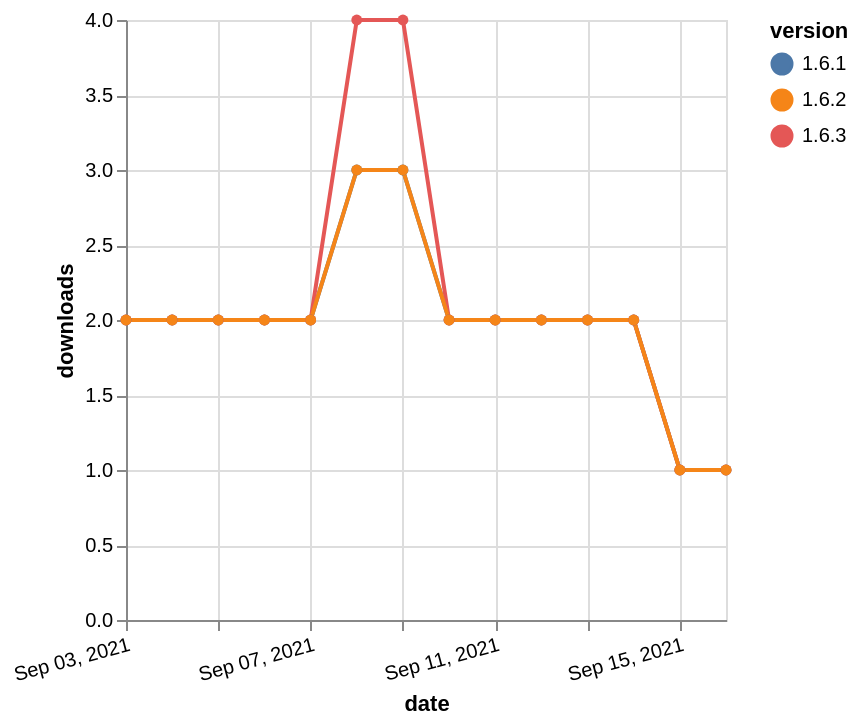

The Vega-Lite source for this figure:
### Vega-Lite specification from a JSON file in a GitHub repository (floating-point values rounded to 4 significant figures)
{"$schema": "https://vega.github.io/schema/vega-lite/v5.json", "description": "A simple bar chart with embedded data.", "data": {"values": [{"date": "2021-09-03", "total": 2073, "delta": 2, "version": "1.6.1"}, {"date": "2021-09-04", "total": 2075, "delta": 2, "version": "1.6.1"}, {"date": "2021-09-05", "total": 2077, "delta": 2, "version": "1.6.1"}, {"date": "2021-09-06", "total": 2079, "delta": 2, "version": "1.6.1"}, {"date": "2021-09-07", "total": 2081, "delta": 2, "version": "1.6.1"}, {"date": "2021-09-08", "total": 2084, "delta": 3, "version": "1.6.1"}, {"date": "2021-09-09", "total": 2087, "delta": 3, "version": "1.6.1"}, {"date": "2021-09-10", "total": 2089, "delta": 2, "version": "1.6.1"}, {"date": "2021-09-11", "total": 2091, "delta": 2, "version": "1.6.1"}, {"date": "2021-09-12", "total": 2093, "delta": 2, "version": "1.6.1"}, {"date": "2021-09-13", "total": 2095, "delta": 2, "version": "1.6.1"}, {"date": "2021-09-14", "total": 2097, "delta": 2, "version": "1.6.1"}, {"date": "2021-09-15", "total": 2098, "delta": 1, "version": "1.6.1"}, {"date": "2021-09-16", "total": 2099, "delta": 1, "version": "1.6.1"}, {"date": "2021-09-03", "total": 1865, "delta": 2, "version": "1.6.3"}, {"date": "2021-09-04", "total": 1867, "delta": 2, "version": "1.6.3"}, {"date": "2021-09-05", "total": 1869, "delta": 2, "version": "1.6.3"}, {"date": "2021-09-06", "total": 1871, "delta": 2, "version": "1.6.3"}, {"date": "2021-09-07", "total": 1873, "delta": 2, "version": "1.6.3"}, {"date": "2021-09-08", "total": 1877, "delta": 4, "version": "1.6.3"}, {"date": "2021-09-09", "total": 1881, "delta": 4, "version": "1.6.3"}, {"date": "2021-09-10", "total": 1883, "delta": 2, "version": "1.6.3"}, {"date": "2021-09-11", "total": 1885, "delta": 2, "version": "1.6.3"}, {"date": "2021-09-12", "total": 1887, "delta": 2, "version": "1.6.3"}, {"date": "2021-09-13", "total": 1889, "delta": 2, "version": "1.6.3"}, {"date": "2021-09-14", "total": 1891, "delta": 2, "version": "1.6.3"}, {"date": "2021-09-15", "total": 1892, "delta": 1, "version": "1.6.3"}, {"date": "2021-09-16", "total": 1893, "delta": 1, "version": "1.6.3"}, {"date": "2021-09-03", "total": 1883, "delta": 2, "version": "1.6.2"}, {"date": "2021-09-04", "total": 1885, "delta": 2, "version": "1.6.2"}, {"date": "2021-09-05", "total": 1887, "delta": 2, "version": "1.6.2"}, {"date": "2021-09-06", "total": 1889, "delta": 2, "version": "1.6.2"}, {"date": "2021-09-07", "total": 1891, "delta": 2, "version": "1.6.2"}, {"date": "2021-09-08", "total": 1894, "delta": 3, "version": "1.6.2"}, {"date": "2021-09-09", "total": 1897, "delta": 3, "version": "1.6.2"}, {"date": "2021-09-10", "total": 1899, "delta": 2, "version": "1.6.2"}, {"date": "2021-09-11", "total": 1901, "delta": 2, "version": "1.6.2"}, {"date": "2021-09-12", "total": 1903, "delta": 2, "version": "1.6.2"}, {"date": "2021-09-13", "total": 1905, "delta": 2, "version": "1.6.2"}, {"date": "2021-09-14", "total": 1907, "delta": 2, "version": "1.6.2"}, {"date": "2021-09-15", "total": 1908, "delta": 1, "version": "1.6.2"}, {"date": "2021-09-16", "total": 1909, "delta": 1, "version": "1.6.2"}]}, "width": "container", "mark": {"type": "line", "point": {"filled": true}}, "encoding": {"x": {"field": "date", "type": "temporal", "timeUnit": "yearmonthdate", "title": "date", "axis": {"labelAngle": -15}}, "y": {"field": "delta", "type": "quantitative", "title": "downloads"}, "color": {"field": "version", "type": "nominal"}, "tooltip": {"field": "delta"}}}
